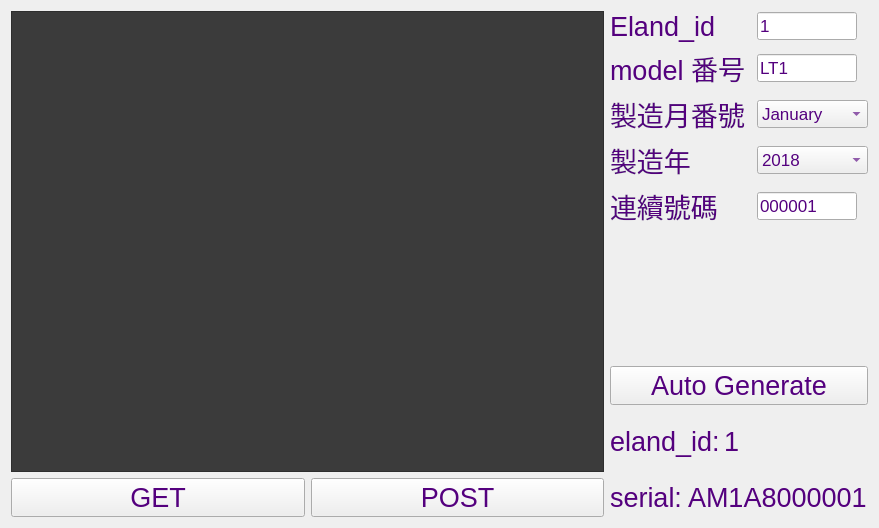
<?xml version="1.0" encoding="UTF-8"?>
<ui version="4.0">
 <class>tcp_ssl</class>
 <widget class="QWidget" name="tcp_ssl">
  <property name="geometry">
   <rect>
    <x>0</x>
    <y>0</y>
    <width>879</width>
    <height>528</height>
   </rect>
  </property>
  <property name="windowTitle">
   <string>eland_set</string>
  </property>
  <property name="styleSheet">
   <string notr="true">color: rgb(84, 0, 126);</string>
  </property>
  <layout class="QVBoxLayout" name="verticalLayout">
   <item>
    <layout class="QGridLayout" name="gridLayout">
     <item row="0" column="1">
      <widget class="QLabel" name="label_5">
       <property name="font">
        <font>
         <family>Arial</family>
         <pointsize>20</pointsize>
        </font>
       </property>
       <property name="text">
        <string>Eland_id</string>
       </property>
      </widget>
     </item>
     <item row="3" column="1">
      <widget class="QLabel" name="label_3">
       <property name="font">
        <font>
         <family>Arial</family>
         <pointsize>20</pointsize>
        </font>
       </property>
       <property name="text">
        <string>製造年</string>
       </property>
      </widget>
     </item>
     <item row="2" column="1">
      <widget class="QLabel" name="label_2">
       <property name="font">
        <font>
         <family>Arial</family>
         <pointsize>20</pointsize>
        </font>
       </property>
       <property name="text">
        <string>製造月番號</string>
       </property>
      </widget>
     </item>
     <item row="1" column="1">
      <widget class="QLabel" name="label">
       <property name="font">
        <font>
         <family>Arial</family>
         <pointsize>20</pointsize>
        </font>
       </property>
       <property name="text">
        <string>model 番号</string>
       </property>
      </widget>
     </item>
     <item row="9" column="0">
      <layout class="QHBoxLayout" name="horizontalLayout">
       <item>
        <widget class="QPushButton" name="pushButton_get">
         <property name="font">
          <font>
           <family>Arial</family>
           <pointsize>20</pointsize>
          </font>
         </property>
         <property name="text">
          <string>GET</string>
         </property>
        </widget>
       </item>
       <item>
        <widget class="QPushButton" name="pushButton_post">
         <property name="font">
          <font>
           <family>Arial</family>
           <pointsize>20</pointsize>
          </font>
         </property>
         <property name="text">
          <string>POST</string>
         </property>
        </widget>
       </item>
      </layout>
     </item>
     <item row="3" column="2">
      <widget class="QComboBox" name="comboBox_year">
       <property name="font">
        <font>
         <family>Arial</family>
         <pointsize>13</pointsize>
        </font>
       </property>
       <item>
        <property name="text">
         <string>2018</string>
        </property>
       </item>
       <item>
        <property name="text">
         <string>2019</string>
        </property>
       </item>
       <item>
        <property name="text">
         <string>2020</string>
        </property>
       </item>
       <item>
        <property name="text">
         <string>2021</string>
        </property>
       </item>
       <item>
        <property name="text">
         <string>2022</string>
        </property>
       </item>
       <item>
        <property name="text">
         <string>2023</string>
        </property>
       </item>
       <item>
        <property name="text">
         <string>2024</string>
        </property>
       </item>
       <item>
        <property name="text">
         <string>2025</string>
        </property>
       </item>
       <item>
        <property name="text">
         <string>2026</string>
        </property>
       </item>
       <item>
        <property name="text">
         <string>2027</string>
        </property>
       </item>
      </widget>
     </item>
     <item row="0" column="0" rowspan="9">
      <widget class="QTextEdit" name="textEdit_reponse">
       <property name="font">
        <font>
         <pointsize>13</pointsize>
        </font>
       </property>
       <property name="styleSheet">
        <string notr="true">color: rgb(85, 255, 255);
background-color: rgb(59, 59, 59);
selection-color: rgb(170, 255, 255);
selection-background-color: rgb(170, 0, 255);</string>
       </property>
      </widget>
     </item>
     <item row="0" column="2">
      <widget class="QLineEdit" name="lineEdit_eland_id">
       <property name="maximumSize">
        <size>
         <width>100</width>
         <height>16777215</height>
        </size>
       </property>
       <property name="font">
        <font>
         <family>Arial</family>
         <pointsize>13</pointsize>
        </font>
       </property>
       <property name="text">
        <string>1</string>
       </property>
      </widget>
     </item>
     <item row="4" column="1">
      <widget class="QLabel" name="label_4">
       <property name="font">
        <font>
         <family>Arial</family>
         <pointsize>20</pointsize>
        </font>
       </property>
       <property name="text">
        <string>連續號碼</string>
       </property>
      </widget>
     </item>
     <item row="1" column="2">
      <widget class="QLineEdit" name="lineEdit_model">
       <property name="maximumSize">
        <size>
         <width>100</width>
         <height>16777215</height>
        </size>
       </property>
       <property name="font">
        <font>
         <family>Arial</family>
         <pointsize>13</pointsize>
        </font>
       </property>
       <property name="text">
        <string>LT1</string>
       </property>
      </widget>
     </item>
     <item row="4" column="2">
      <widget class="QLineEdit" name="lineEdit_serial">
       <property name="maximumSize">
        <size>
         <width>100</width>
         <height>16777215</height>
        </size>
       </property>
       <property name="font">
        <font>
         <family>Arial</family>
         <pointsize>13</pointsize>
        </font>
       </property>
       <property name="text">
        <string>000001</string>
       </property>
      </widget>
     </item>
     <item row="2" column="2">
      <widget class="QComboBox" name="comboBox_mouth">
       <property name="font">
        <font>
         <family>Arial</family>
         <pointsize>13</pointsize>
        </font>
       </property>
       <item>
        <property name="text">
         <string>January</string>
        </property>
       </item>
       <item>
        <property name="text">
         <string>February</string>
        </property>
       </item>
       <item>
        <property name="text">
         <string>March</string>
        </property>
       </item>
       <item>
        <property name="text">
         <string>April</string>
        </property>
       </item>
       <item>
        <property name="text">
         <string>May</string>
        </property>
       </item>
       <item>
        <property name="text">
         <string>June</string>
        </property>
       </item>
       <item>
        <property name="text">
         <string>July</string>
        </property>
       </item>
       <item>
        <property name="text">
         <string>August</string>
        </property>
       </item>
       <item>
        <property name="text">
         <string>September</string>
        </property>
       </item>
       <item>
        <property name="text">
         <string>October</string>
        </property>
       </item>
       <item>
        <property name="text">
         <string>November</string>
        </property>
       </item>
       <item>
        <property name="text">
         <string>December</string>
        </property>
       </item>
      </widget>
     </item>
     <item row="9" column="1" colspan="2">
      <layout class="QHBoxLayout" name="horizontalLayout_2">
       <item>
        <widget class="QLabel" name="label_6">
         <property name="maximumSize">
          <size>
           <width>75</width>
           <height>16777215</height>
          </size>
         </property>
         <property name="font">
          <font>
           <family>Arial</family>
           <pointsize>20</pointsize>
           <weight>50</weight>
           <italic>false</italic>
           <bold>false</bold>
           <underline>false</underline>
           <strikeout>false</strikeout>
          </font>
         </property>
         <property name="text">
          <string>serial:</string>
         </property>
         <property name="buddy">
          <cstring>lineEdit_serial</cstring>
         </property>
        </widget>
       </item>
       <item>
        <widget class="QLabel" name="label_7">
         <property name="minimumSize">
          <size>
           <width>180</width>
           <height>0</height>
          </size>
         </property>
         <property name="maximumSize">
          <size>
           <width>16777215</width>
           <height>16777215</height>
          </size>
         </property>
         <property name="font">
          <font>
           <family>Arial</family>
           <pointsize>20</pointsize>
          </font>
         </property>
         <property name="text">
          <string>AM1A8000001</string>
         </property>
        </widget>
       </item>
      </layout>
     </item>
     <item row="8" column="1" colspan="2">
      <layout class="QHBoxLayout" name="horizontalLayout_3">
       <item>
        <widget class="QLabel" name="label_8">
         <property name="maximumSize">
          <size>
           <width>108</width>
           <height>16777215</height>
          </size>
         </property>
         <property name="font">
          <font>
           <family>Arial</family>
           <pointsize>20</pointsize>
          </font>
         </property>
         <property name="text">
          <string>eland_id:</string>
         </property>
        </widget>
       </item>
       <item>
        <widget class="QLabel" name="label_9">
         <property name="font">
          <font>
           <family>Arial</family>
           <pointsize>20</pointsize>
          </font>
         </property>
         <property name="text">
          <string>1</string>
         </property>
        </widget>
       </item>
      </layout>
     </item>
     <item row="7" column="1" colspan="2">
      <layout class="QHBoxLayout" name="horizontalLayout_4">
       <item>
        <widget class="QPushButton" name="pushButton_Generate">
         <property name="font">
          <font>
           <family>Arial</family>
           <pointsize>20</pointsize>
          </font>
         </property>
         <property name="text">
          <string>Auto Generate</string>
         </property>
        </widget>
       </item>
      </layout>
     </item>
    </layout>
   </item>
  </layout>
 </widget>
 <resources/>
 <connections/>
</ui>
